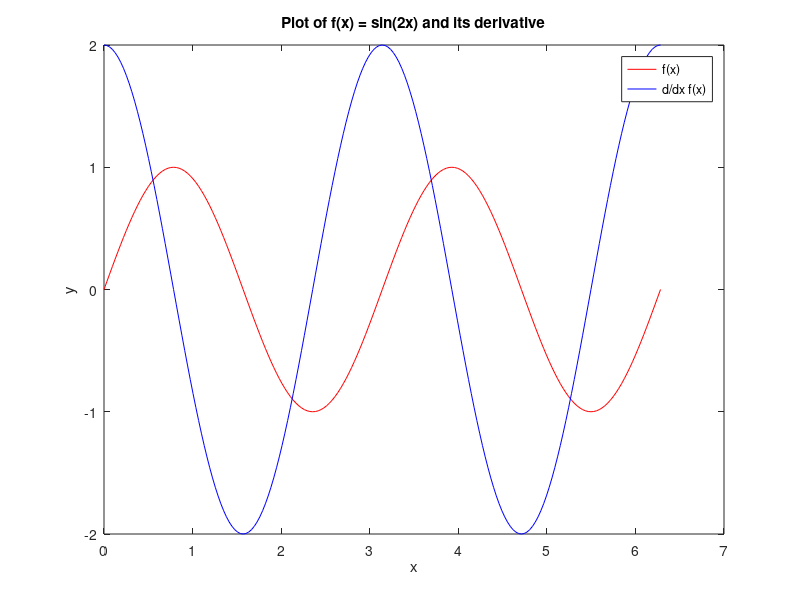

Reproduce this figure in MATLAB.
% legend function
x = 0:pi/100:2*pi;
y1 = sin(2*x);
y2 = 2*cos(2*x);
plot(x,y1,'r-',x,y2,'b-');
title ('Plot of f(x) = sin(2x) and its derivative');
xlabel ('x');
ylabel ('y');
legend ('f(x)','d/dx f(x)','tl');
print -djpeg legend_func.jpeg
grid on;
